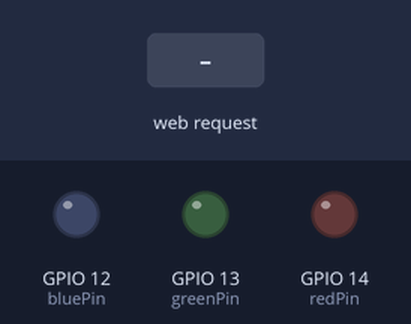
A sketch run on a simulated ESP8266 (NodeMCU). Parts: output pins drawn as LEDs (lit = HIGH). Dashed ring = blinking. Inputs (shaded band) come from the test bench. WiFi joins after 1.5 s; servers stay silent unless stated; what the sketch prints to the serial monitor is not drawn.

Above: at 9.7 s.
9.8 s: HTTP request GET /kitchen received
At 9.95 s:
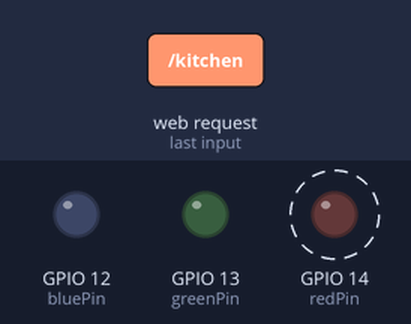
11.6 s: HTTP request GET /greatroom received
At 11.75 s:
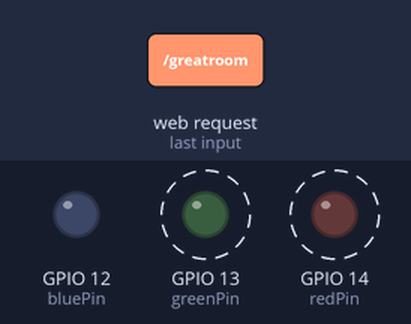
13.4 s: HTTP request GET /frontyard received
At 13.55 s:
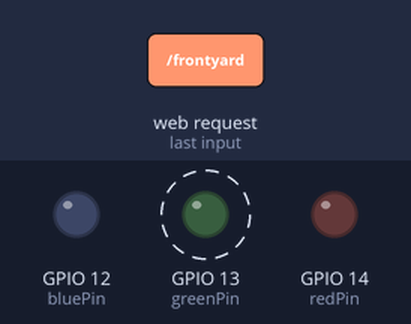
Timing chart, 0 to 16.4 s (numbered marks = the images above; inputs shaded):
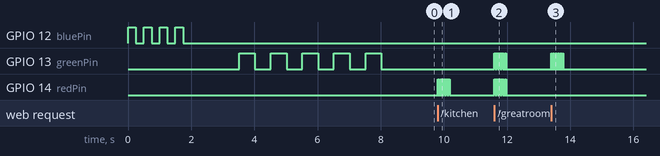

Measured:
- after the input at 9.8 s, GPIO 14 (redPin): alternates HIGH for 0.02 s and LOW for 0.02 s, 20 changes in all, then stays LOW, starting at once
- after the input at 11.6 s, GPIO 13 (greenPin), GPIO 14 (redPin): alternates HIGH for 0.02 s and LOW for 0.02 s, 20 changes in all, then stays LOW, starting at once
- after the input at 13.4 s, GPIO 13 (greenPin): alternates HIGH for 0.02 s and LOW for 0.02 s, 20 changes in all, then stays LOW, starting at once

The sketch:

motion-hook-led-display.ino
```cpp
#include <Arduino.h>
#include <ESP8266WiFi.h>
#include <ESP8266WiFiMulti.h>
#include <ESP8266HTTPClient.h>
#include <ESP8266httpUpdate.h>
#include "WebServer.h"             // in .ino directory

#define s Serial

ESP8266WiFiMulti WiFiMulti;

const char* ssid     = "YOURSSID";
const char* password = "YOURPASSWORD";
const char* host = "192.168.2.101";

const String softwareVersion = "12-12-2021";                                // last update
const String hostName = "ESPMotion-Display";                                // name as seen on network
const String deviceFamily  = "MOTIONDISPLAY";

const int redPin = 14;
const int bluePin = 12;
const int greenPin = 13;

void setup() {

  pinMode(redPin, OUTPUT);
  pinMode(bluePin, OUTPUT);
  pinMode(greenPin, OUTPUT);

  digitalWrite(redPin, LOW);
  digitalWrite(bluePin, LOW);
  digitalWrite(greenPin, LOW);

  WiFi.enableAP(false);
  WiFi.persistent(true);
  WiFi.enableSTA(true);

  s.begin(115200);
  s.println("\r\n\r\n");

  for (uint8_t t = 4; t > 0; t--) {
    s.printf("[SETUP] WAIT %d...\n", t);
    s.flush();
    digitalWrite(bluePin, HIGH);
    delay(250);
    digitalWrite(bluePin, LOW);
    delay(250);
  }

  Serial.println("\nConnecting to WiFi...\n");
  WiFi.begin(ssid, password);

  while (WiFi.status() != WL_CONNECTED) {
    delay(500);
    Serial.print(".");
  }

  WiFi.hostname(hostName);
  Serial.println("\n-------------------------------------");
  Serial.println("WiFi connected");
  Serial.print("IP address: ");
  Serial.println(WiFi.localIP());
  Serial.print("Hostname: ");
  Serial.println(WiFi.hostname());
  Serial.println("Device Family: " + deviceFamily);
  Serial.println("-------------------------------------\n");

  checkForUpdate();
  initWebServer();

  Serial.println("Run away, arming in 5 seconds...");

  for (int i = 5; i > 0; i--)
  {
    Serial.print((String)i + " ");
    digitalWrite(greenPin, HIGH);
    delay(500);
    digitalWrite(greenPin, LOW);
    delay(500);
  }

  Serial.println("Waiting for motion...");
}

void loop() {

  loopWebServer();

 if(frontyardTriggered)
 {
  Serial.println("Front yard motion triggered!");
  for(int i=0;i<10;i++)
  {
    digitalWrite(greenPin, HIGH);
    delay(20);
    digitalWrite(greenPin, LOW);
    delay(20);
  }
  frontyardTriggered = false;
 }

 if(mediaTriggered)
 {
  Serial.println("Media room motion triggered!");
  for(int i=0;i<10;i++)
  {
    digitalWrite(bluePin, HIGH);
    delay(20);
    digitalWrite(bluePin, LOW);
    delay(20);
  }
  mediaTriggered = false;
 }

  if(kitchenTriggered)
 {
  Serial.println("Kitchen motion triggered!");
  for(int i=0;i<10;i++)
  {
    digitalWrite(redPin, HIGH);
    delay(20);
    digitalWrite(redPin, LOW);
    delay(20);
  }
  kitchenTriggered = false;
 }

 if(greatRoomTriggered)
 {
  Serial.println("Great room motion triggered!");
  for(int i=0;i<10;i++)
  {
    digitalWrite(redPin, HIGH);
    digitalWrite(greenPin, HIGH);
    delay(20);
    digitalWrite(redPin, LOW);
    digitalWrite(greenPin, LOW);
    delay(20);
  }

  greatRoomTriggered = false;
 }
}

void checkForUpdate()
{
  //not used yet for this project
  return;
  Serial.println("Current Version: [" + softwareVersion + "] \nChecking for update...\n");
  t_httpUpdate_return ret = ESPhttpUpdate.update("192.168.2.101", 80, "/themothership/api/admin/UpdateESP8266OTA?softwareVersion=" + softwareVersion + "&deviceFamily=" + deviceFamily);

  switch (ret) {
    case HTTP_UPDATE_FAILED:
      Serial.println("Update failed.");
      Serial.printf("Error (%d): %s\n", ESPhttpUpdate.getLastError(), ESPhttpUpdate.getLastErrorString().c_str());
      break;
    case HTTP_UPDATE_NO_UPDATES:
      Serial.println("No update needed.");
      break;
    case HTTP_UPDATE_OK:
      Serial.println("Update ok."); // may not called we reboot the ESP
      break;
  }

}
```

webserver.h
```cpp
#include <ESP8266WiFi.h>
#include <WiFiClient.h>
#include <ESP8266WebServer.h>
#include <ESP8266mDNS.h>

ESP8266WebServer server(80);

bool frontyardTriggered = false;
bool kitchenTriggered = false;
bool mediaTriggered = false;
bool greatRoomTriggered = false;

void handleRoot() {
 //digitalWrite(led, 1);
  server.send(200, "text/plain", "I am the motion display server.");
 // digitalWrite(led, 0);
}

void handleNotFound() {
  //digitalWrite(led, 1);
  String message = "File Not Found\n\n";
  message += "URI: ";
  message += server.uri();
  message += "\nMethod: ";
  message += (server.method() == HTTP_GET) ? "GET" : "POST";
  message += "\nArguments: ";
  message += server.args();
  message += "\n";
  for (uint8_t i = 0; i < server.args(); i++) {
    message += " " + server.argName(i) + ": " + server.arg(i) + "\n";
  }
  server.send(404, "text/plain", message);
 // digitalWrite(led, 0);
}

void initWebServer() {

  if (MDNS.begin("esp8266")) {
    Serial.println("MDNS responder started");
  }

  server.on("/", handleRoot);

  server.on("/frontyard", []() {
    frontyardTriggered = true;
    server.send(200, "text/plain", "frontyard triggered.");
  });

  server.on("/kitchen", []() {
    kitchenTriggered = true;
    server.send(200, "text/plain", "kitchen triggered.");
  });

  server.on("/media", []() {
    mediaTriggered = true;
    server.send(200, "text/plain", "Media room triggered.");
  });

  server.on("/greatroom", []() {
    greatRoomTriggered = true;
    server.send(200, "text/plain", "Great room triggered.");
  });

  server.onNotFound(handleNotFound);

  server.begin();
  Serial.println("HTTP server started");
}

void loopWebServer() {
  server.handleClient();
}
```
